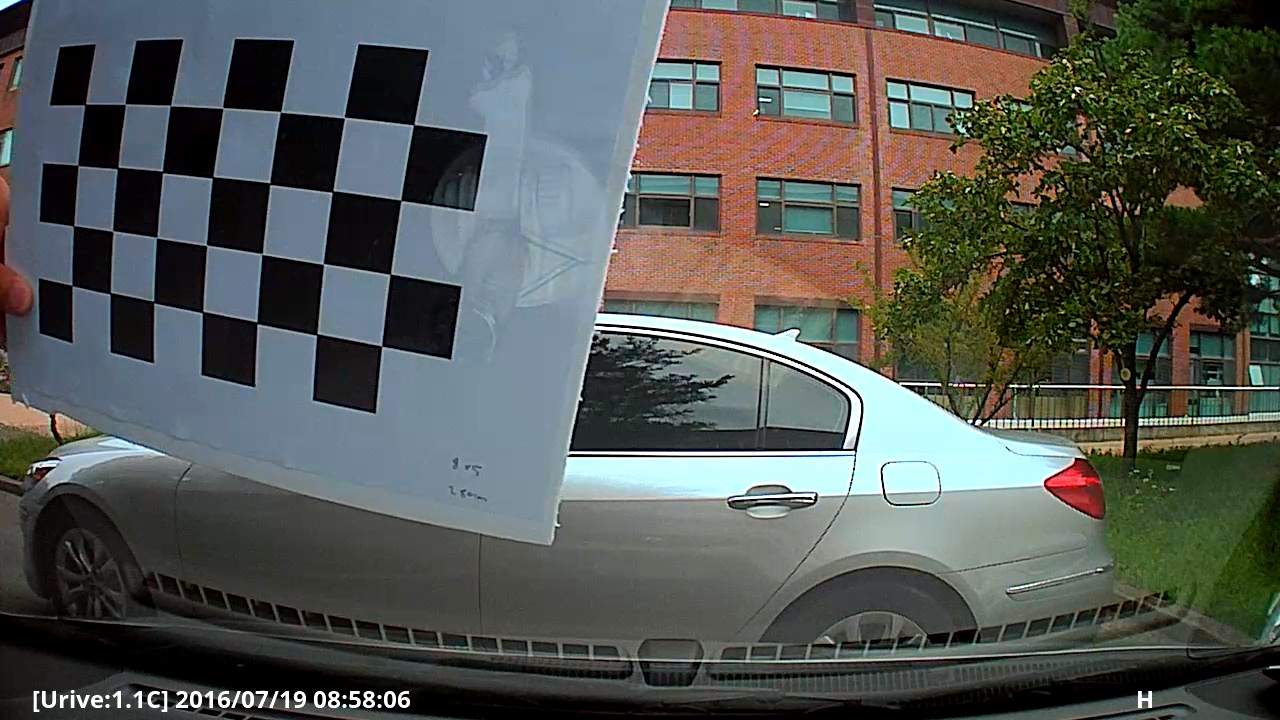
//> input picture Tutorial/Calibration/calibration resources/chessboardIMGs/mdr0_20160719_085759_I.mp4_20160719_091003.046.jpg, 1280 x 720 px, given in place of the camera
$ ./Histogram_1D_demo_webcam   (built with g++ and OpenCV 4)
//> lines starting //> are read from the running program, lines starting //| are printed output that depends on the picture
#include "opencv.hpp"
#include <iostream>
#include <time.h>

using namespace cv;
using namespace std;

void plotHist(Mat, string, int, int);

int main(int argc, char* argv[]) {

	int fps = 60;
	int delay_waitKey = 1000 / fps;
	int keyIn = 0;
	Mat src, dst;

	VideoCapture cap(0);
	if (!cap.isOpened()) {
		cout << "Cannot open the video cam" << endl;
		return -1;
	}

	while (1) {

		bool bSuccess = cap.read(src);
//> src is the input picture: 720 rows x 1280 cols, CV_8UC3; mean B, G, R 84.4, 88.4, 84.2
		if (!bSuccess) {
			cout << "Cannot read a frame from video stream" << endl;
			break;
		}

		cvtColor(src, src, CV_BGR2GRAY);
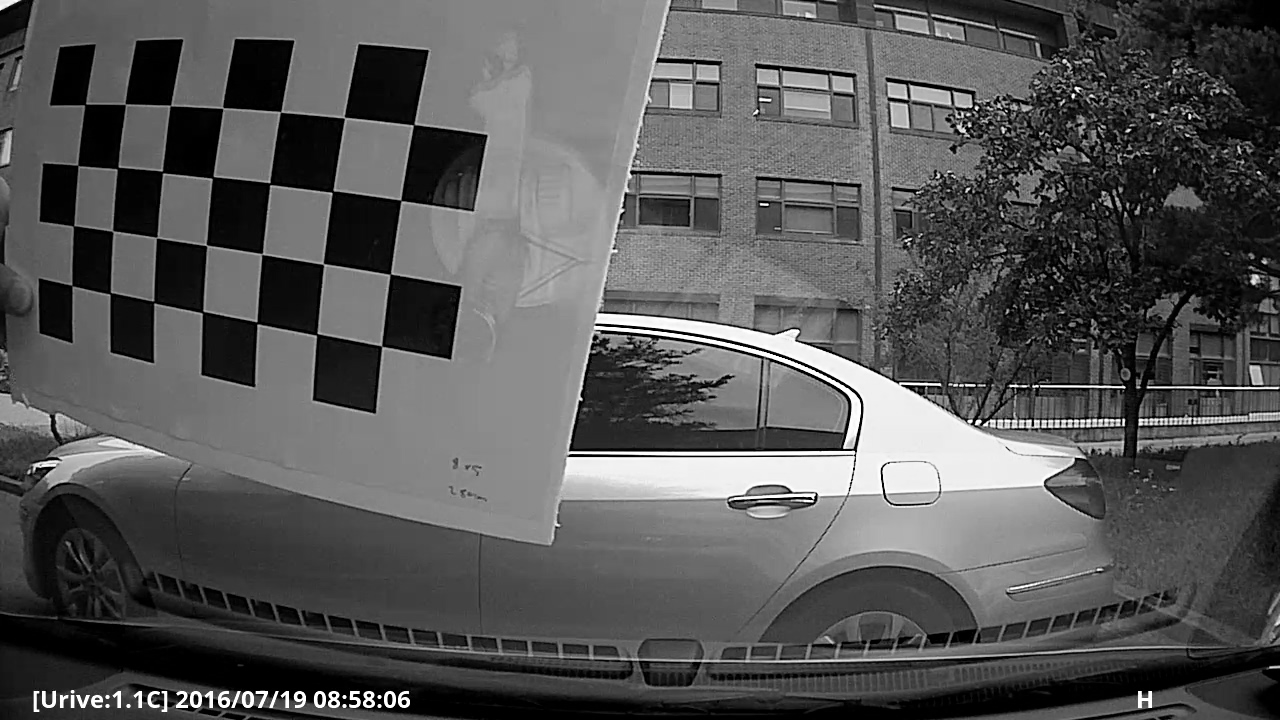
//> src: 720 rows x 1280 cols, CV_8UC1; min 0, max 255, mean 86.7
		equalizeHist(src, dst);
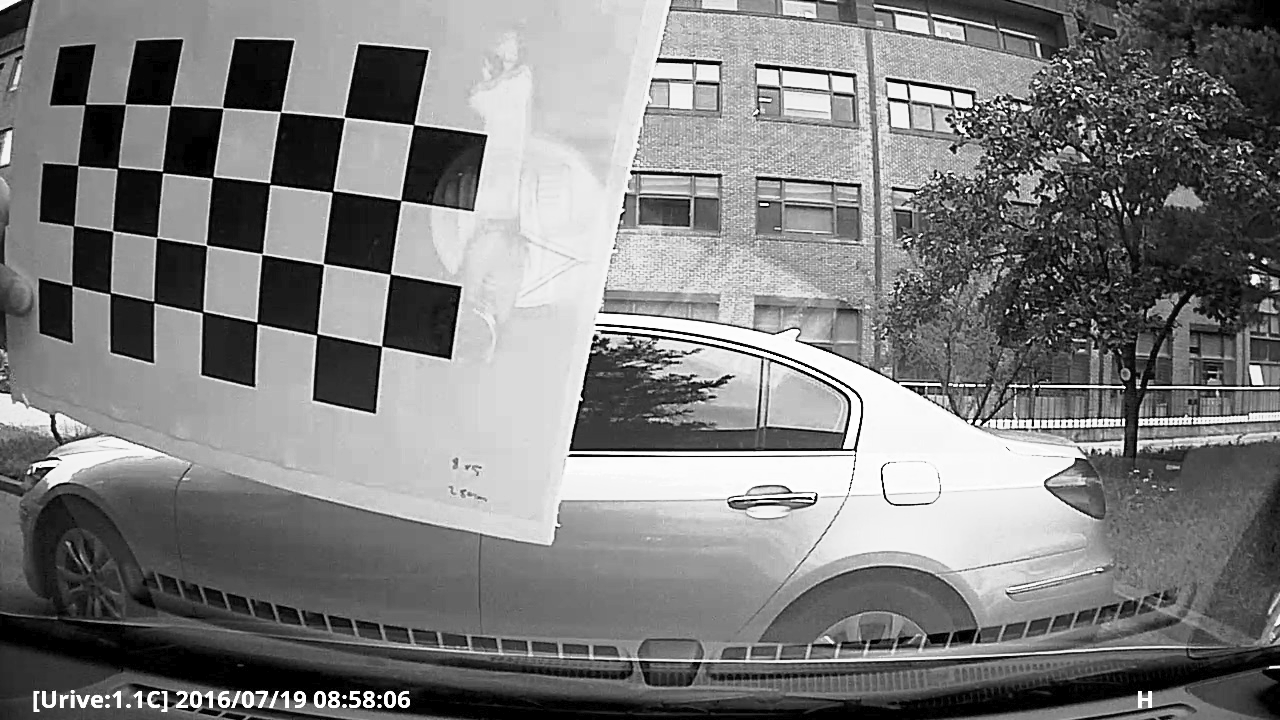
//> dst: 720 rows x 1280 cols, CV_8UC1; min 0, max 255, mean 125

		keyIn = waitKey(delay_waitKey);
//> the Esc key is pressed
		if (keyIn == 27) { // ESC key
			cout << "esc key is pressed by user" << endl;
			break;
		}

		imshow("src", src);
		imshow("dst", dst);
		plotHist(src, "histplot_src", src.cols, src.rows);
		plotHist(dst, "histplot_dst", dst.cols, dst.rows);
	}

	return 0;
}

void plotHist(Mat src, string plotname, int width, int height) {

	/// Compute the histograms
	Mat hist;
	/// Establish the number of bins (for uchar Mat type)
	int histSize = 256;
	/// Set the ranges (for uchar Mat type)
	float range[] = { 0, 256 };

	const float* histRange = { range };
	calcHist(&src, 1, 0, Mat(), hist, 1, &histSize, &histRange);

	double min_val, max_val;
	cv::minMaxLoc(hist, &min_val, &max_val);
	Mat hist_normed = hist * height / max_val; // max_val를 plot 이미지의 최고 높이에 맞춰지도록 함
	float bin_w = (float)width / histSize;	// plot이미지 가로크기에 맞추어 가로방향 축 간격값 지정
	Mat histImage(height, width, CV_8UC1, Scalar(0));	// plot용도로 사용될 width, height 크기의 8비트 흰색 이미지 생성
	for (int i = 0; i < histSize - 1; i++) {	// 그래프는 두 점을 잇는 형식으로 진행되므로 256 - 1번만큼 진행
		line(histImage,	// histImage에 라인을 그리는 함수
			Point((int)(bin_w * i), height - cvRound(hist_normed.at<float>(i, 0))),			// 시작점 : bin_w * k , normalized_val * n[k]
			Point((int)(bin_w * (i + 1)), height - cvRound(hist_normed.at<float>(i + 1, 0))),	// 종료점 : bin_w * (k+1) , normalized_val * n[k+1]
			Scalar(255), 2, 8, 0);													// 선의 색깔은 검정(0), 선두께는 linewidth로 지정
	}

	imshow(plotname, histImage);
}

$ run again, on Tutorial/Calibration/calibration resources/chessboardIMGs/mdr0_20160719_085759_I.mp4_20160719_091031.906.jpg
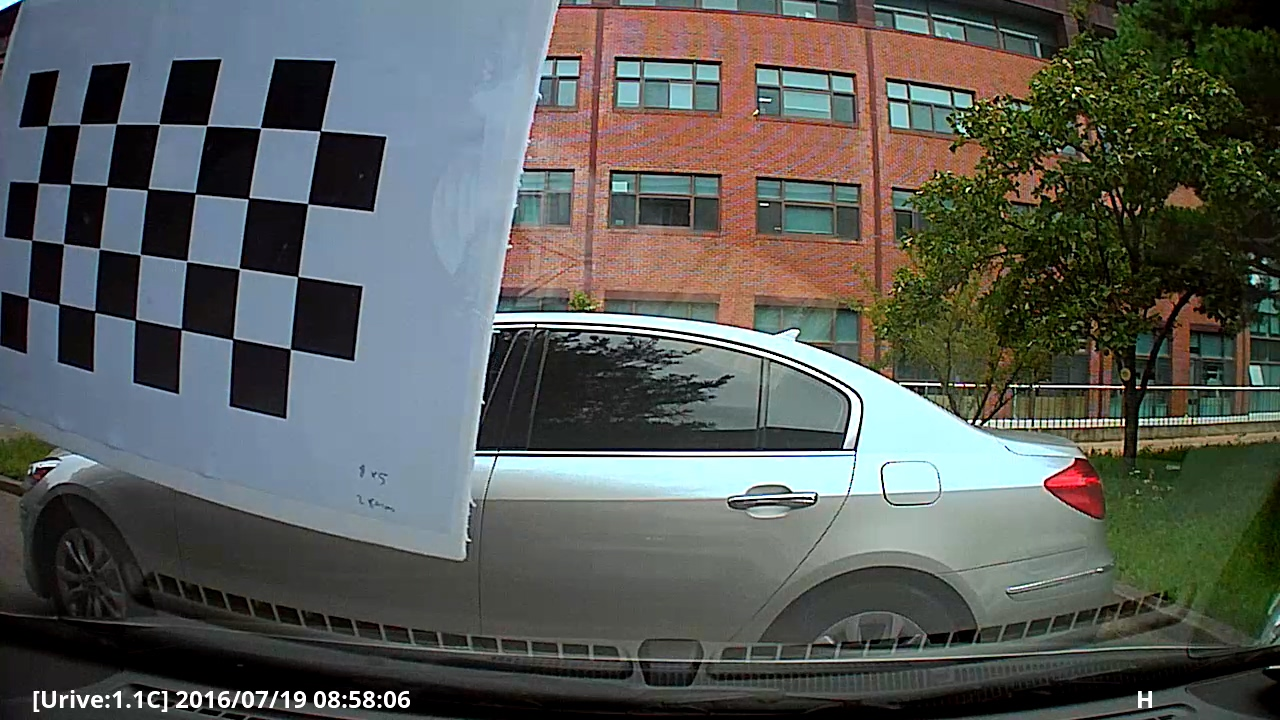
//> input picture Tutorial/Calibration/calibration resources/chessboardIMGs/mdr0_20160719_085759_I.mp4_20160719_091031.906.jpg, 1280 x 720 px, given in place of the camera
//> src is the input picture: 720 rows x 1280 cols, CV_8UC3; mean B, G, R 88.2, 91.8, 88.3
//> `cvtColor(src, src, CV_BGR2GRAY);`:
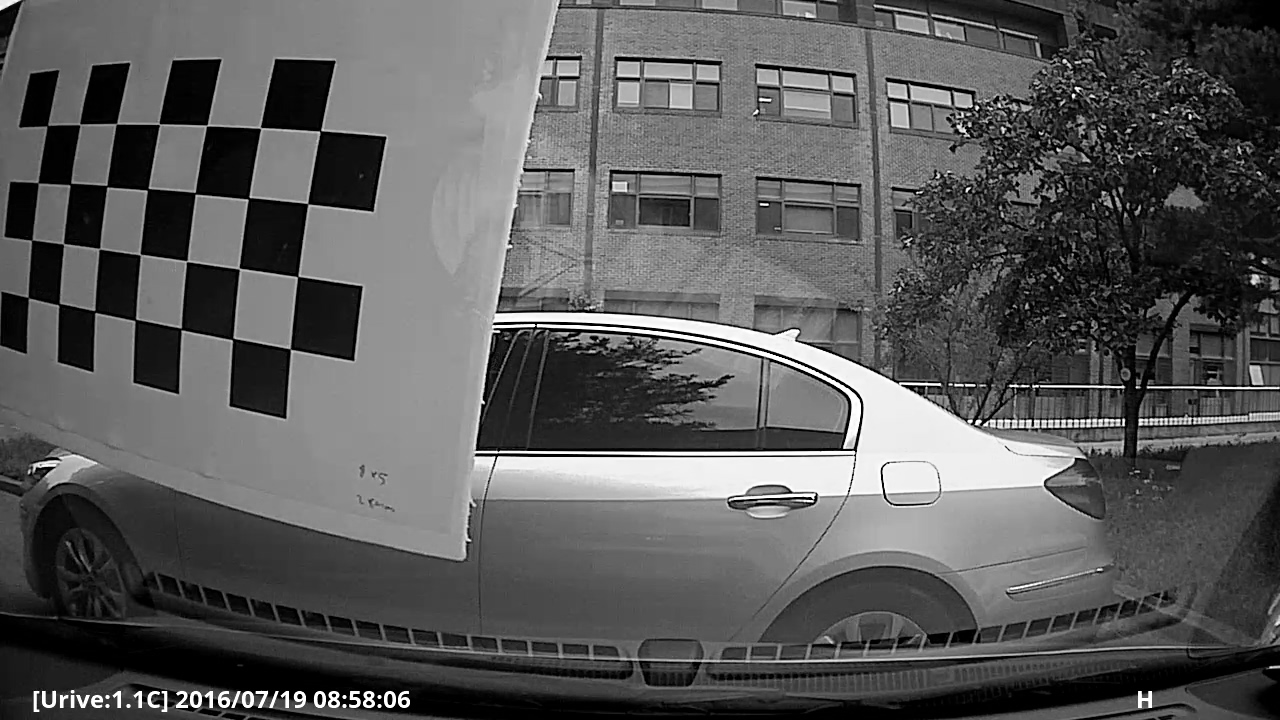
//> src: 720 rows x 1280 cols, CV_8UC1; min 0, max 255, mean 90.4
//> `equalizeHist(src, dst);`:
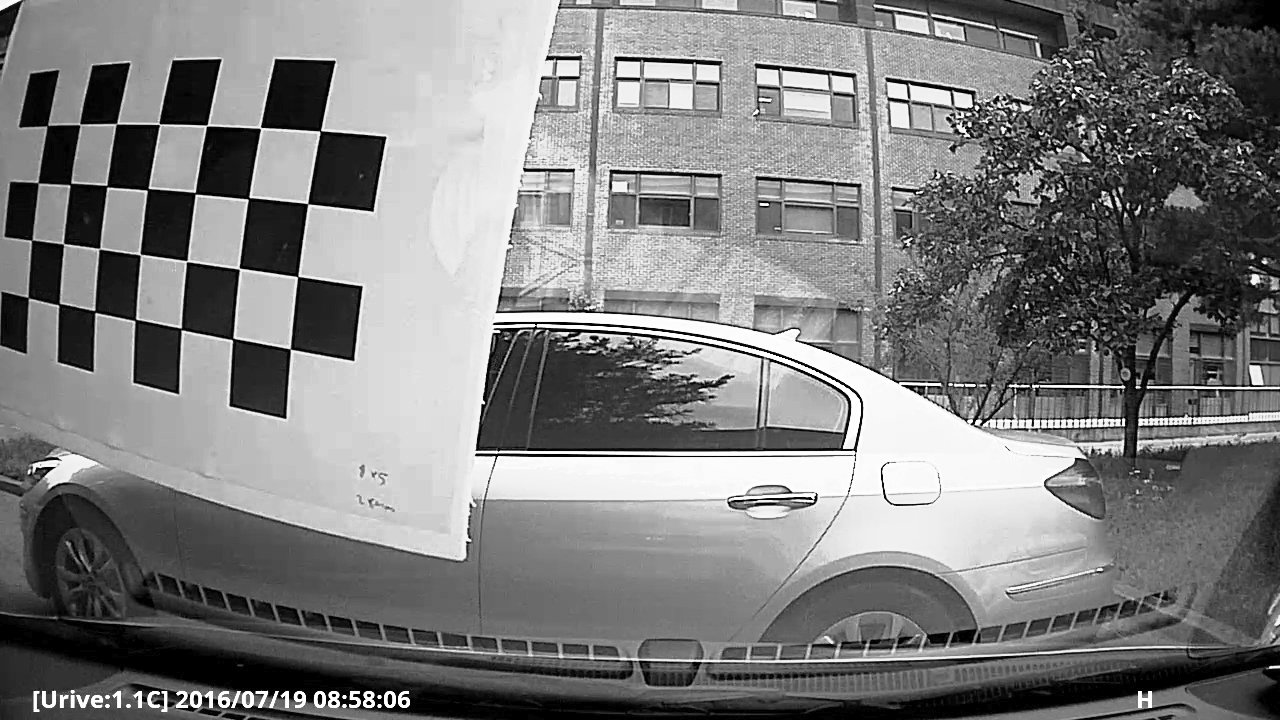
//> dst: 720 rows x 1280 cols, CV_8UC1; min 0, max 255, mean 125.5

$ run again, on Tutorial/Calibration/calibration resources/chessboardIMGs/mdr0_20160719_085759_I.mp4_20160719_091033.171.jpg
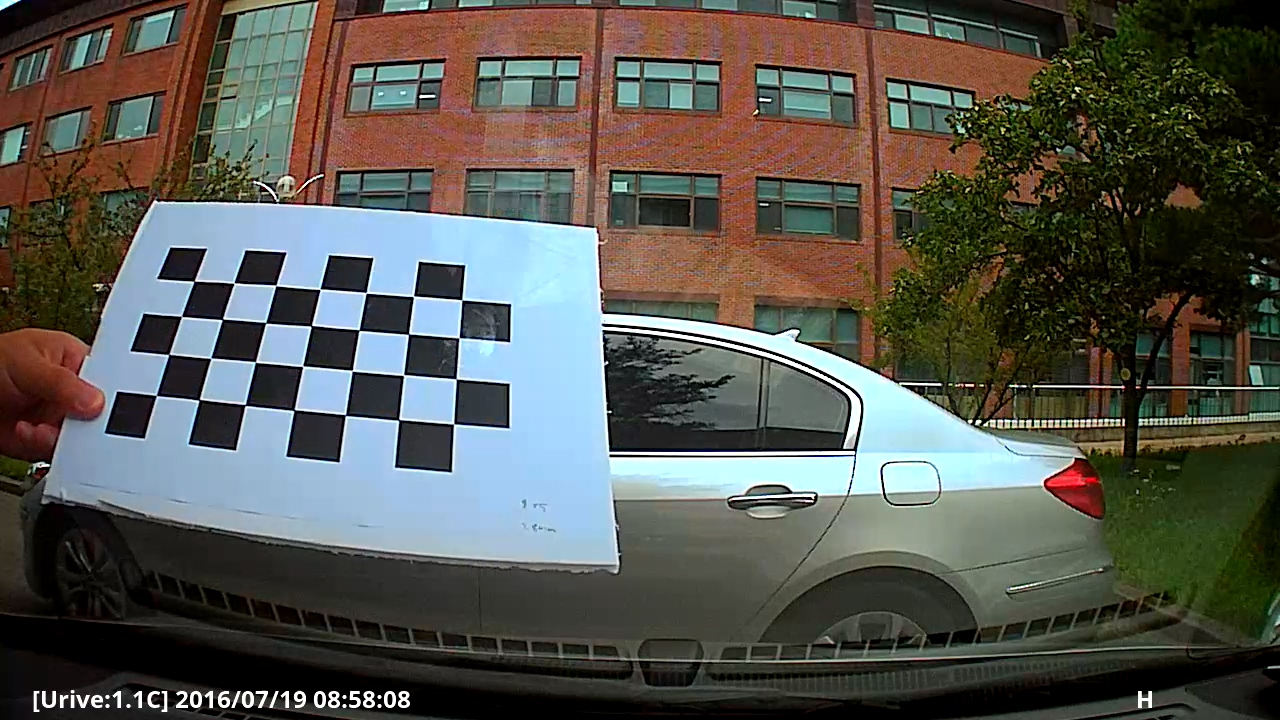
//> input picture Tutorial/Calibration/calibration resources/chessboardIMGs/mdr0_20160719_085759_I.mp4_20160719_091033.171.jpg, 1280 x 720 px, given in place of the camera
//> src is the input picture: 720 rows x 1280 cols, CV_8UC3; mean B, G, R 79.9, 86.6, 86.9
//> `cvtColor(src, src, CV_BGR2GRAY);`:
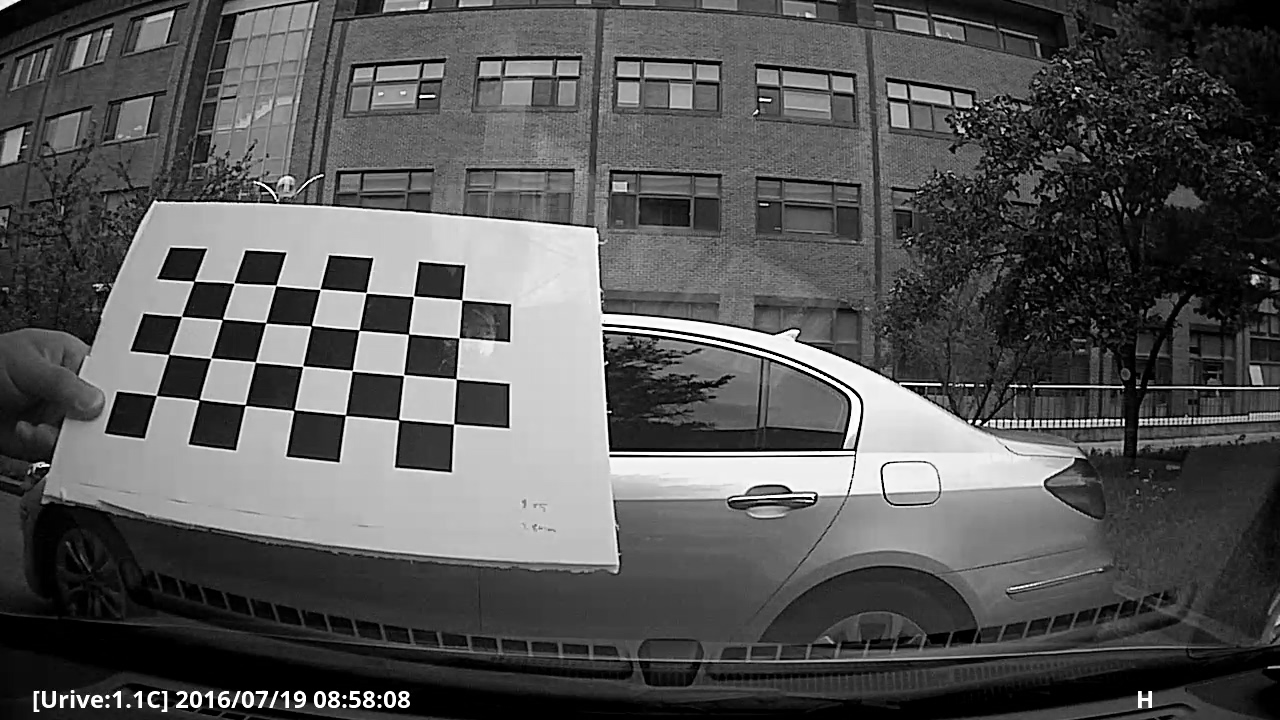
//> src: 720 rows x 1280 cols, CV_8UC1; min 0, max 255, mean 85.9
//> `equalizeHist(src, dst);`:
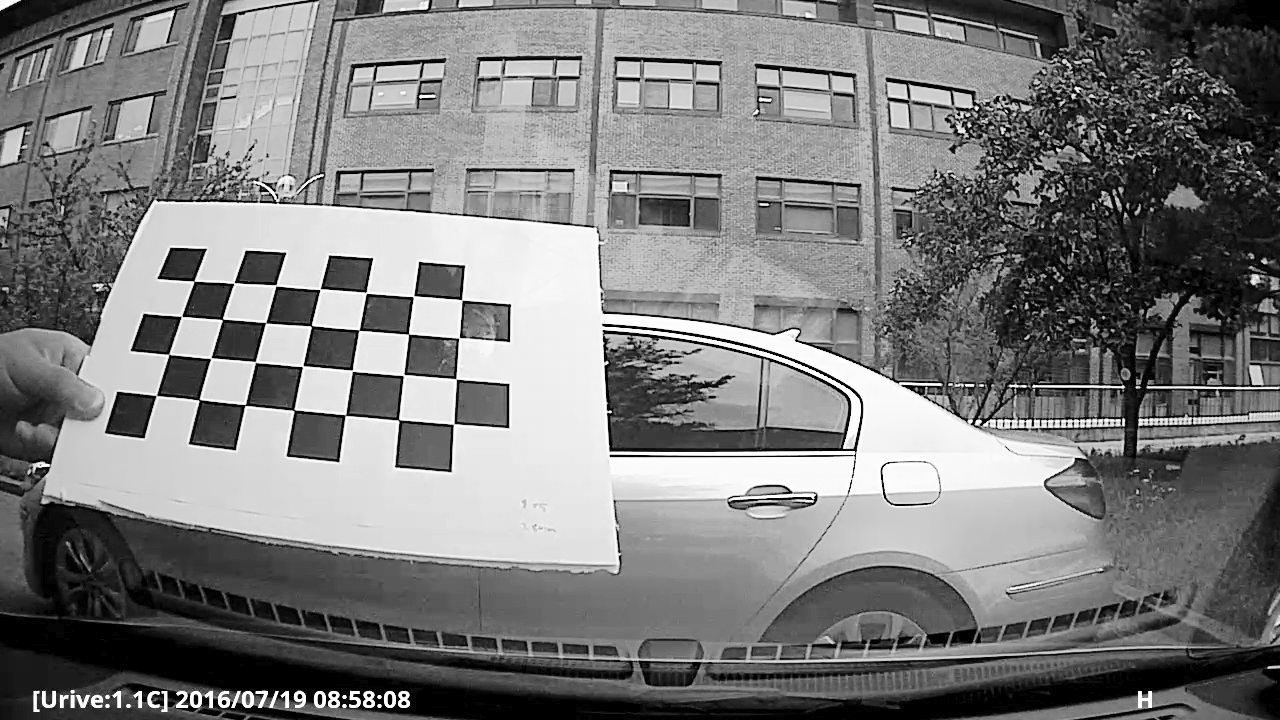
//> dst: 720 rows x 1280 cols, CV_8UC1; min 0, max 255, mean 124
